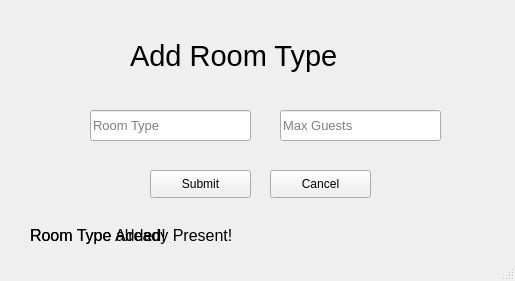
<?xml version="1.0" encoding="UTF-8"?>
<ui version="4.0">
 <class>addroomtype</class>
 <widget class="QMainWindow" name="addroomtype">
  <property name="geometry">
   <rect>
    <x>0</x>
    <y>0</y>
    <width>515</width>
    <height>281</height>
   </rect>
  </property>
  <property name="windowTitle">
   <string>MainWindow</string>
  </property>
  <widget class="QWidget" name="centralwidget">
   <widget class="QLineEdit" name="roomtype">
    <property name="geometry">
     <rect>
      <x>90</x>
      <y>110</y>
      <width>161</width>
      <height>31</height>
     </rect>
    </property>
    <property name="font">
     <font>
      <pointsize>10</pointsize>
     </font>
    </property>
    <property name="placeholderText">
     <string>Room Type</string>
    </property>
   </widget>
   <widget class="QLabel" name="addroomtype_label">
    <property name="geometry">
     <rect>
      <x>130</x>
      <y>30</y>
      <width>271</width>
      <height>51</height>
     </rect>
    </property>
    <property name="font">
     <font>
      <pointsize>22</pointsize>
     </font>
    </property>
    <property name="text">
     <string>Add Room Type</string>
    </property>
   </widget>
   <widget class="QLabel" name="roomtypeadded_label">
    <property name="geometry">
     <rect>
      <x>30</x>
      <y>220</y>
      <width>181</width>
      <height>31</height>
     </rect>
    </property>
    <property name="font">
     <font>
      <pointsize>12</pointsize>
     </font>
    </property>
    <property name="text">
     <string>Room Type Added!</string>
    </property>
   </widget>
   <widget class="QLineEdit" name="maxguests">
    <property name="geometry">
     <rect>
      <x>280</x>
      <y>110</y>
      <width>161</width>
      <height>31</height>
     </rect>
    </property>
    <property name="font">
     <font>
      <pointsize>10</pointsize>
     </font>
    </property>
    <property name="placeholderText">
     <string>Max Guests</string>
    </property>
   </widget>
   <widget class="QPushButton" name="submit">
    <property name="geometry">
     <rect>
      <x>150</x>
      <y>170</y>
      <width>101</width>
      <height>28</height>
     </rect>
    </property>
    <property name="text">
     <string>Submit</string>
    </property>
   </widget>
   <widget class="QPushButton" name="back">
    <property name="geometry">
     <rect>
      <x>270</x>
      <y>170</y>
      <width>101</width>
      <height>28</height>
     </rect>
    </property>
    <property name="text">
     <string>Cancel</string>
    </property>
   </widget>
   <widget class="QLabel" name="roomtypepresent_label">
    <property name="geometry">
     <rect>
      <x>30</x>
      <y>220</y>
      <width>211</width>
      <height>31</height>
     </rect>
    </property>
    <property name="font">
     <font>
      <pointsize>12</pointsize>
     </font>
    </property>
    <property name="text">
     <string>Room Type already Present!</string>
    </property>
   </widget>
  </widget>
  <widget class="QStatusBar" name="statusbar"/>
 </widget>
 <resources/>
 <connections/>
</ui>
